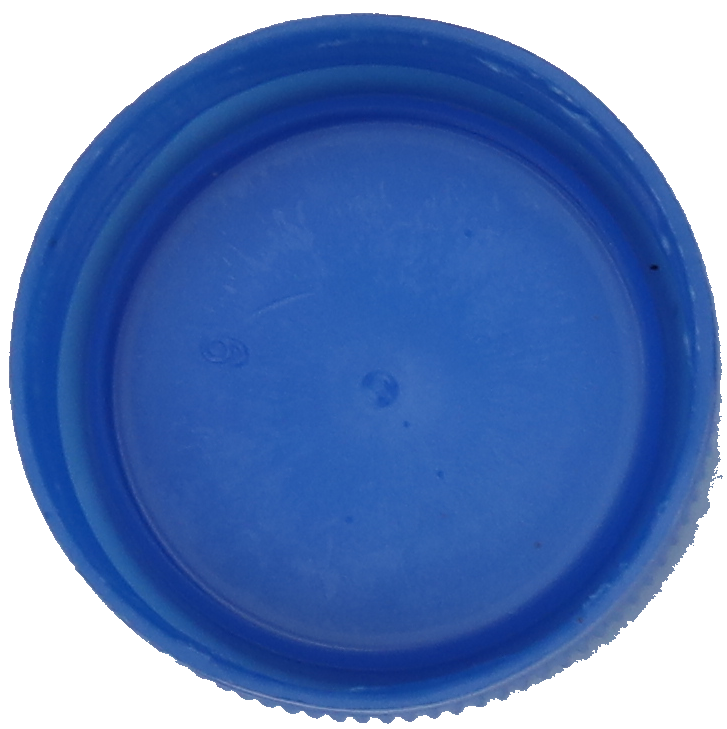
#> input picture sample/huge_blue_negative.png, 727 x 729 px
$ python -i cut.py   (imports and definitions only)
#> lines starting #> are read from the running program, lines starting #| are printed output that depends on the picture; after the words box and inside, x2 and y2 are one past the last pixel; in counts of white or black regions, pixels touching at a corner belong together
#> further down, picture is the input picture: shape (729, 727, 3); mean B, G, R 185, 125.7, 93.8
import cv2
import numpy as np


def cut(image):
    gray = cv2.cvtColor(image, cv2.COLOR_BGR2GRAY)
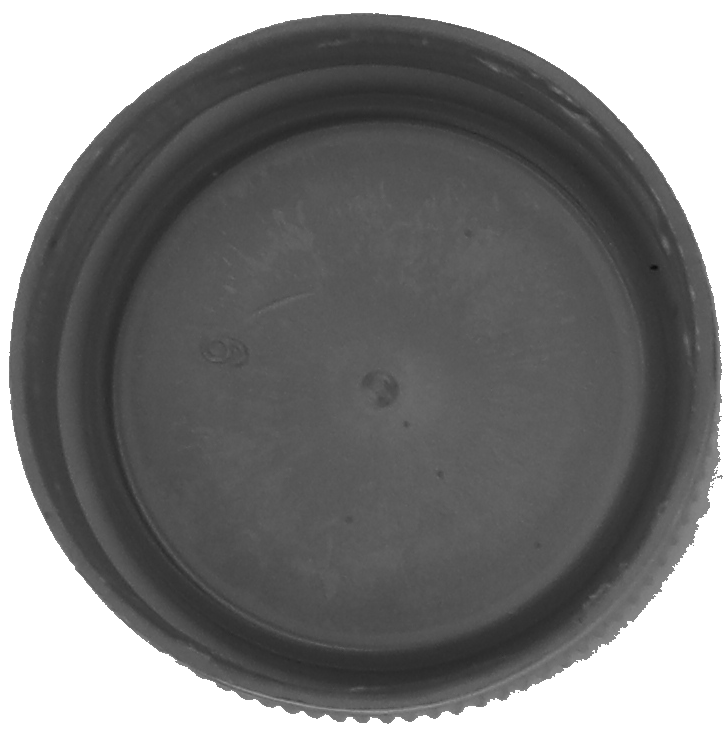
#> gray: shape (729, 727); min 10, max 255, mean 123
    _, thresh = cv2.threshold(gray, 150, 255, cv2.THRESH_BINARY_INV)
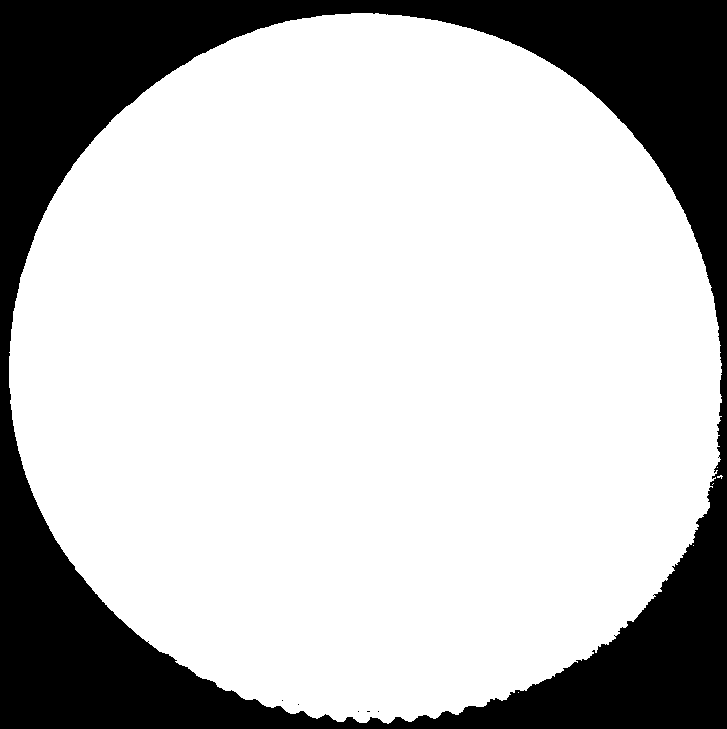
#> thresh: shape (729, 727); 75.2% white; 6 black regions (5 under 20 px), largest, box (x1, y1, x2, y2) and area: (0, 0, 727, 729) 131280
    h, w = thresh.shape[0:2]
#> h = 729; w = 727
    mask = cv2.getStructuringElement(cv2.MORPH_RECT, (10, 10))
    kernel = cv2.getStructuringElement(cv2.MORPH_RECT, (15, 15))
    closed = cv2.morphologyEx(thresh, cv2.MORPH_OPEN, mask)
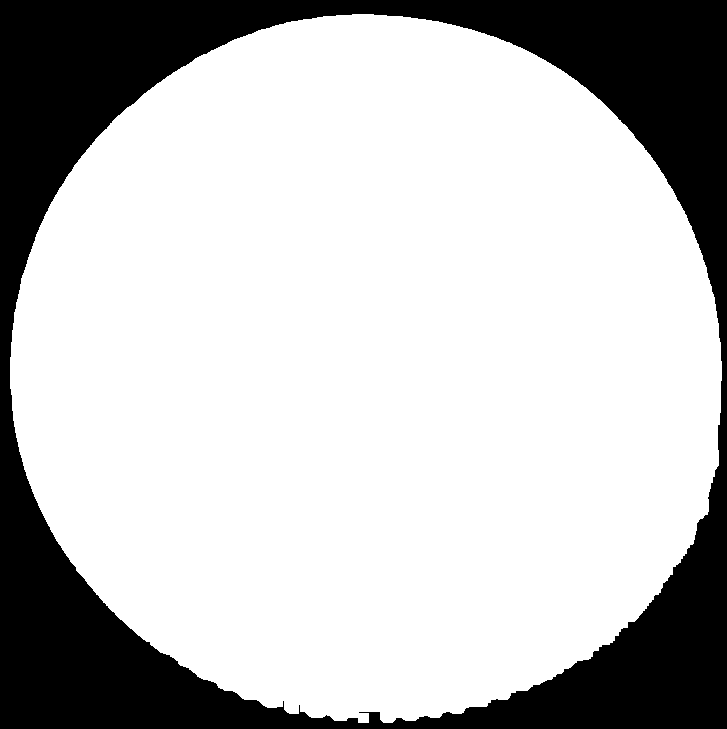
#> closed: shape (729, 727); 75.1% white; 1 black region, box (x1, y1, x2, y2) and area: (0, 0, 727, 729) 131788
    closed = cv2.morphologyEx(thresh, cv2.MORPH_CLOSE, kernel)
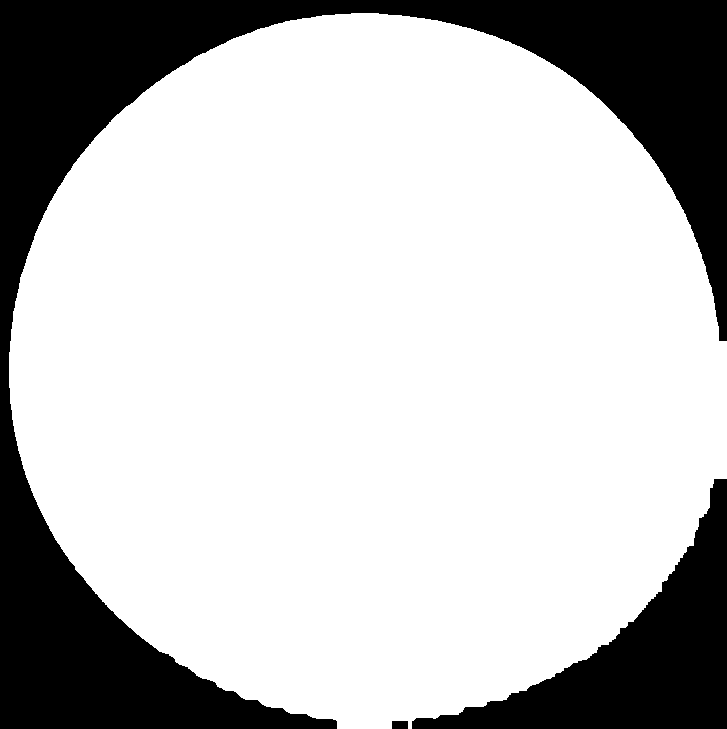
#> closed: shape (729, 727); 75.6% white; 3 black regions
    h, w = closed.shape[0:2]
    x = cv2.findContours(closed.copy(), cv2.RETR_EXTERNAL,
                         cv2.CHAIN_APPROX_NONE)
#> x = 1 contour; box (x1, y1, x2, y2) and area: (9, 13, 727, 729) 399522
    cnts, _b = x
#> cnts has the same summary as x
    c = sorted(cnts, key=cv2.contourArea, reverse=True)
#> c has the same summary as x
    l = []
    des = []
    for k in range(len(c)):
        if cv2.contourArea(c[k]) < 10000:
            break
        rect = cv2.minAreaRect(c[k])
        box = np.int0(cv2.boxPoints(rect))
        Xs = [i[0] for i in box]
        Ys = [i[1] for i in box]
        x1 = min(Xs)
        x2 = max(Xs)
        y1 = min(Ys)
        y2 = max(Ys)
        hight = y2 - y1
        width = x2 - x1
        cropImg = image[y1:y1+hight, x1:x1+width].copy()
        l.append(cropImg)
        des.append([int(y1+hight/2), int(x1+width/2)])
        cv2.imwrite(str(k)+".jpg", cropImg)
#> this loop made 1 pass
#> (rect, box, Xs, Ys, x1, x2, y1, y2) on pass 1: (((366.6, 370.2), (709.3, 714.6), -26.57), [[209, 848], [-110, 209], [524, -108], [843, 531]], [209, -110, 524, 843], [848, 209, -108, 531], -110, 843, -108, 848)
#> pass 1, in cut, `cropImg = image[y1:y1+hight, x1:x1+width].copy()`:
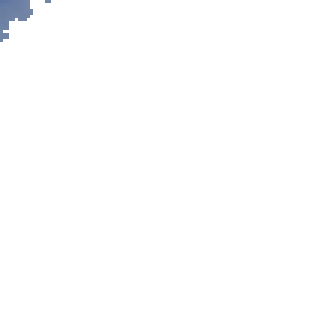
#> cropImg: shape (108, 110, 3) (shown 3 times larger); mean B, G, R 254.3, 254.1, 253.9
#> after the loop, des = [[370, 366]]; l = 1 item
    return (l, des)

>>> import cv2
>>> picture = cv2.imread('../../../../sample/huge_blue_negative.png')
>>> result = cut(picture)

$ run again, on sample/huge_blue_positive.png
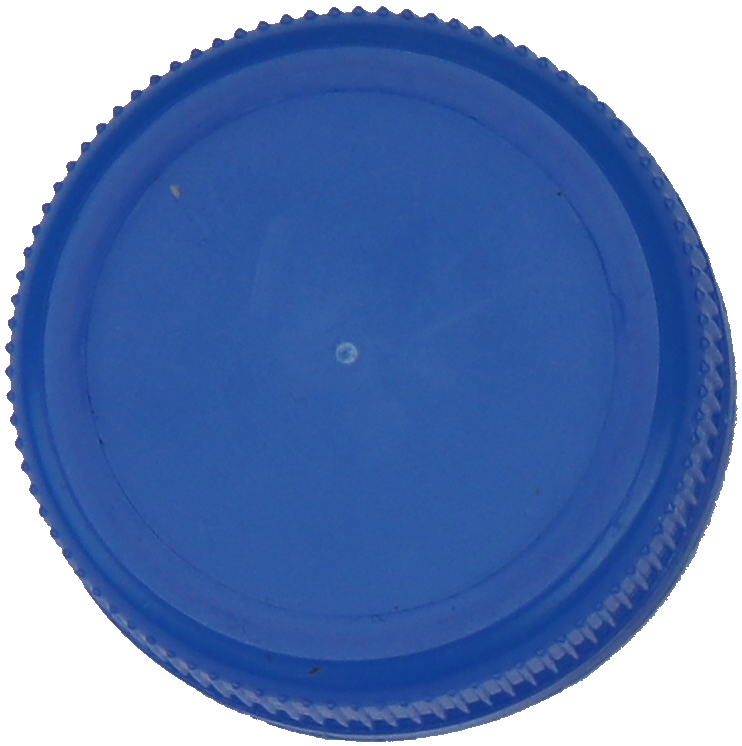
#> input picture sample/huge_blue_positive.png, 742 x 746 px
#> picture is the input picture: shape (746, 742, 3); mean B, G, R 180.9, 126.3, 97.4
#> in cut, `_, thresh = cv2.threshold(gray, 150, 255, cv2.THRESH_BINARY_INV)`:
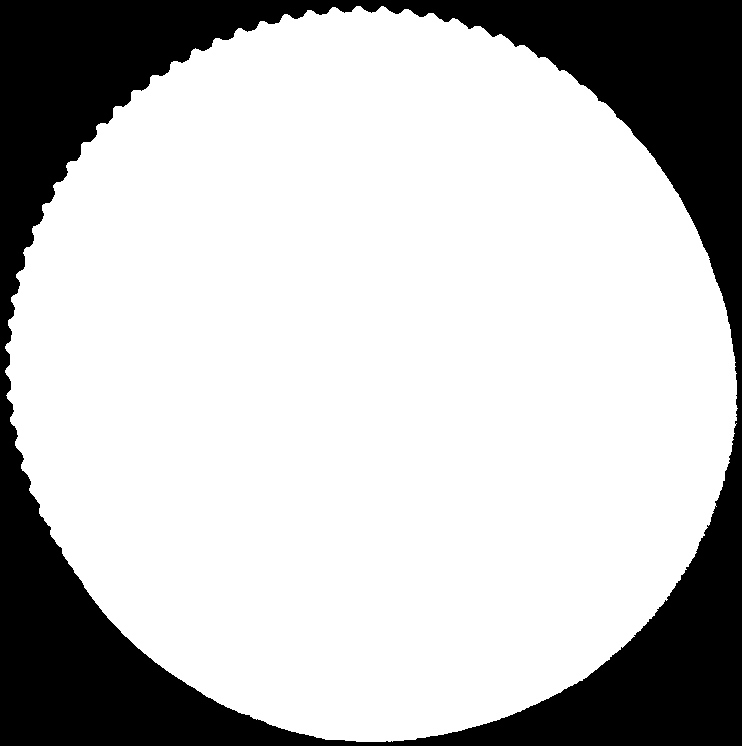
#> thresh: shape (746, 742); 75.2% white; 1 black region, box (x1, y1, x2, y2) and area: (0, 0, 742, 746) 137498
#> x = 1 contour; box (x1, y1, x2, y2) and area: (0, 0, 742, 746) 416804
#> cnts has the same summary as x
#> c has the same summary as x
#> the loop in cut, `for k in range(len(c)):` made 1 pass
#> (rect, box, Xs, Ys, x1, x2, y1, y2) on pass 1: (((369.1, 374.2), (714.6, 739.2), -26.57), [[214, 864], [-115, 203], [523, -116], [854, 544]], [214, -115, 523, 854], [864, 203, -116, 544], -115, 854, -116, 864)
#> pass 1, in cut, `cropImg = image[y1:y1+hight, x1:x1+width].copy()`:
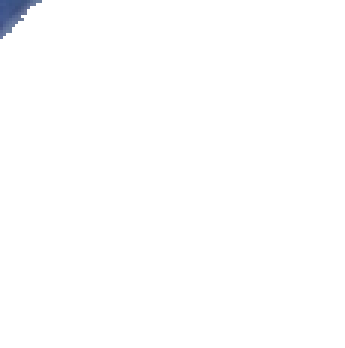
#> cropImg: shape (116, 115, 3) (shown 3 times larger); mean B, G, R 254.2, 253.9, 253.8
#> after the loop in cut, `for k in range(len(c)):`: des = [[374, 369]]; l = 1 item

$ run again, on sample/huge_brown_negative.png
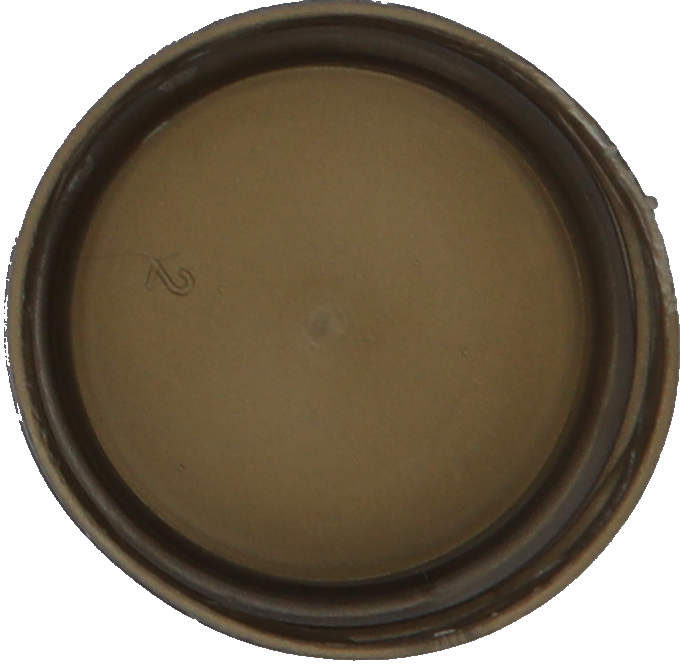
#> input picture sample/huge_brown_negative.png, 680 x 665 px
#> picture is the input picture: shape (665, 680, 3); mean B, G, R 95.3, 112.9, 124.5
#> in cut, `_, thresh = cv2.threshold(gray, 150, 255, cv2.THRESH_BINARY_INV)`:
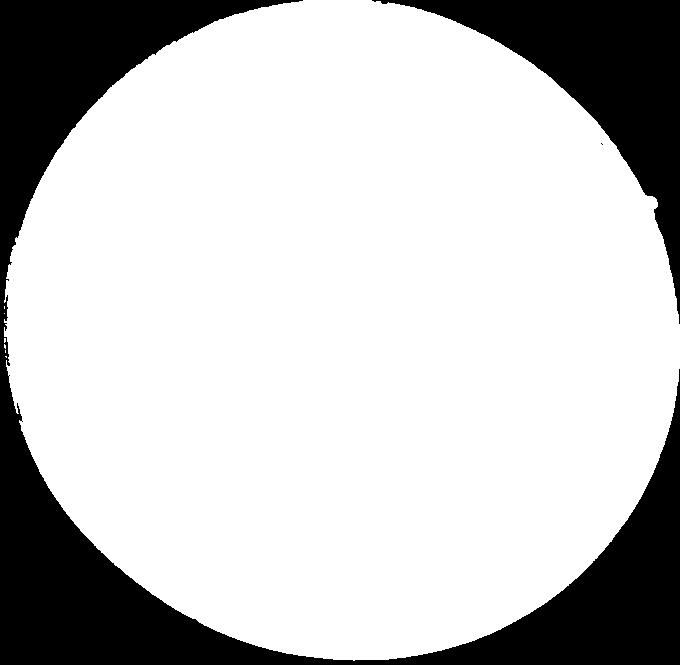
#> thresh: shape (665, 680); 77.4% white; 3 black regions (1 under 20 px), largest, box (x1, y1, x2, y2) and area: (0, 0, 680, 665) 76696, (372, 0, 680, 324) 25681
#> x = 1 contour; box (x1, y1, x2, y2) and area: (0, 0, 680, 665) 350741
#> cnts has the same summary as x
#> c has the same summary as x
#> the loop in cut, `for k in range(len(c)):` made 1 pass
#> (rect, box, Xs, Ys, x1, x2, y1, y2) on pass 1: (((344.2, 331.6), (653.7, 677.4), -47.6), [[373, 801], [-126, 344], [314, -138], [814, 318]], [373, -126, 314, 814], [801, 344, -138, 318], -126, 814, -138, 801)
#> pass 1, in cut, `cropImg = image[y1:y1+hight, x1:x1+width].copy()`:
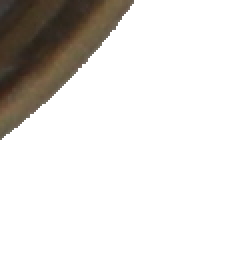
#> cropImg: shape (138, 126, 3) (shown 2 times larger); mean B, G, R 224, 226.6, 228.8
#> after the loop in cut, `for k in range(len(c)):`: des = [[331, 344]]; l = 1 item

$ run again, on sample/huge_brown_positive.png
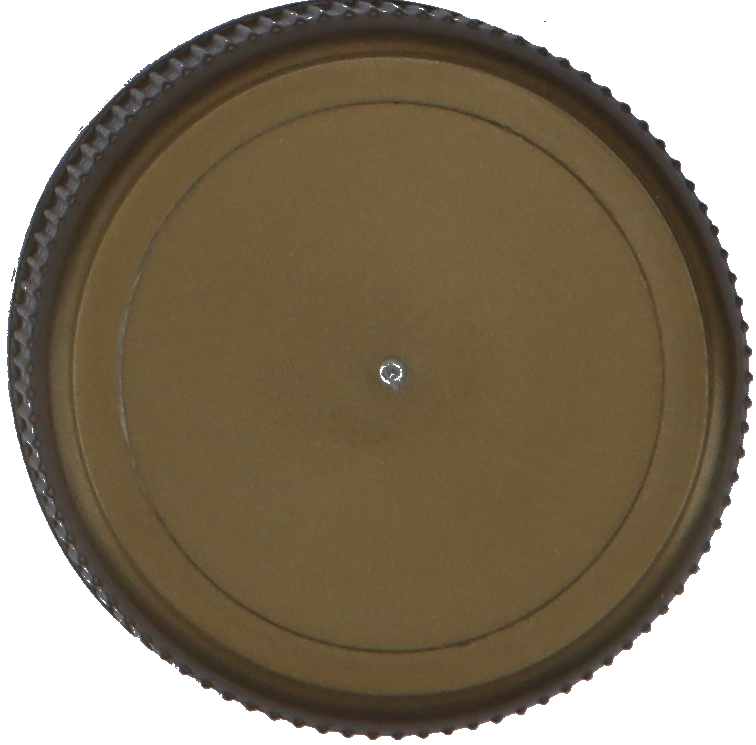
#> input picture sample/huge_brown_positive.png, 756 x 745 px
#> picture is the input picture: shape (745, 756, 3); mean B, G, R 103.4, 123.5, 135.9
#> in cut, `_, thresh = cv2.threshold(gray, 150, 255, cv2.THRESH_BINARY_INV)`:
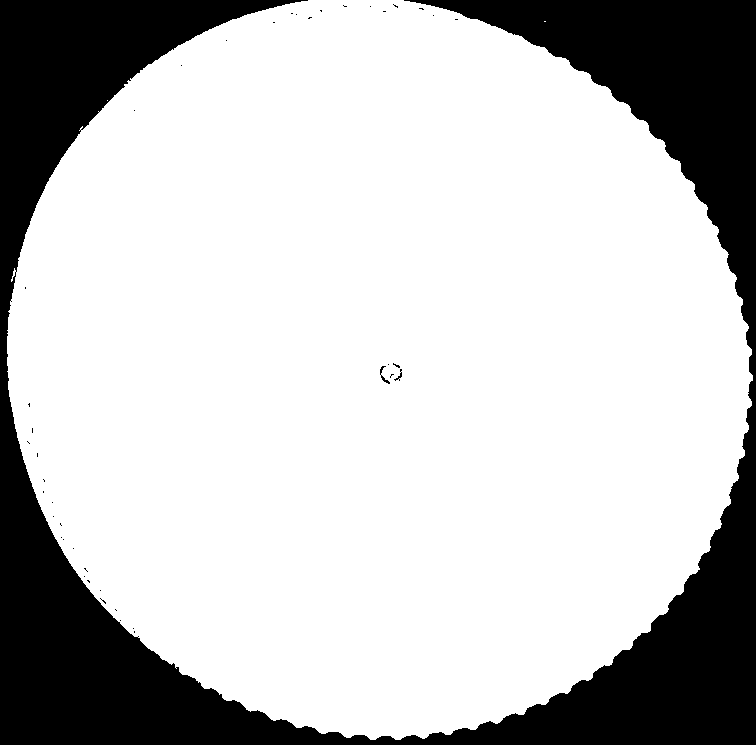
#> thresh: shape (745, 756); 76.3% white; 43 black regions (40 under 20 px), largest, box (x1, y1, x2, y2) and area: (0, 0, 756, 745) 133470, (380, 366, 390, 384) 48, (394, 369, 402, 381) 29
#> x = 2 contours, 1 with area under 20; largest, box (x1, y1, x2, y2) and area: (0, 0, 756, 745) 430307
#> cnts has the same summary as x
#> c has the same summary as x
#> the loop in cut, `for k in range(len(c)):` made 2 passes
#> (rect, box, Xs, Ys, x1, x2, y1, y2) on pass 1: (((376.3, 369.4), (726.3, 756.1), -64.44), [[560, 860], [-121, 533], [191, -121], [874, 204]], [560, -121, 191, 874], [860, 533, -121, 204], -121, 874, -121, 860)
#> pass 1, in cut, `cropImg = image[y1:y1+hight, x1:x1+width].copy()`:
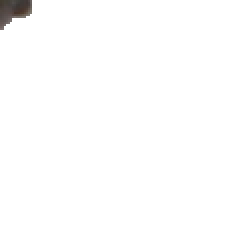
#> cropImg: shape (121, 121, 3) (shown 2 times larger); mean B, G, R 252.9, 253, 253.1
#> after the loop in cut, `for k in range(len(c)):`: des = [[369, 376]]; l = 1 item
